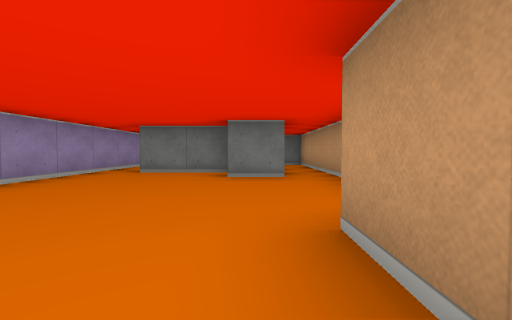
[1] (above)

15 first-person views from a walk through a cub3D level. The camera is about half as high as the walls, tilts 2° down and sees 90° across. The floor is counted in squares. Each view is taken from the middle of a square. On the plan, view 1 faces up. The plan holds only what a view shows up to about 9 squares ahead; the rest is blank.

[2]
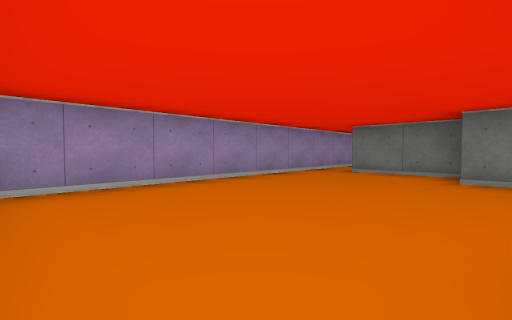

[3]
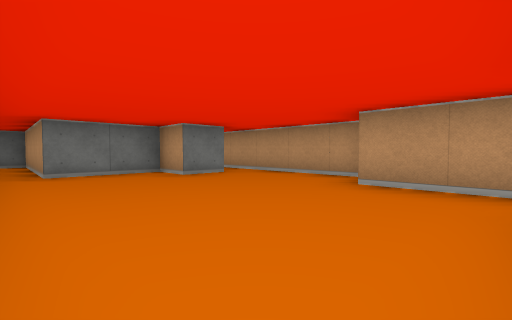

[4]
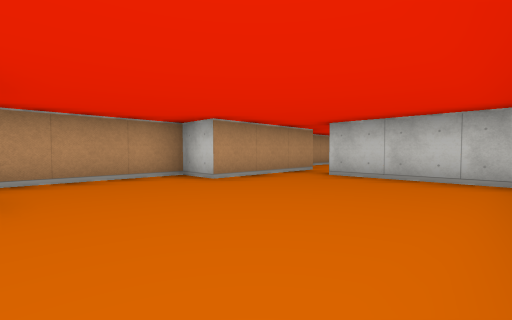

[5]
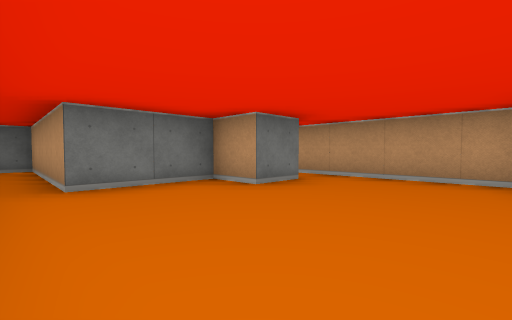

[6]
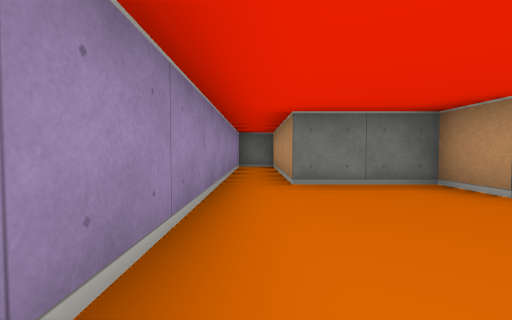

[7]
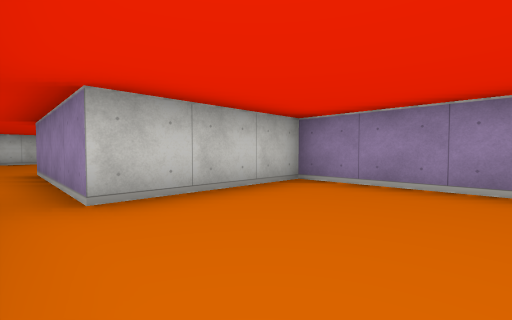

[8]
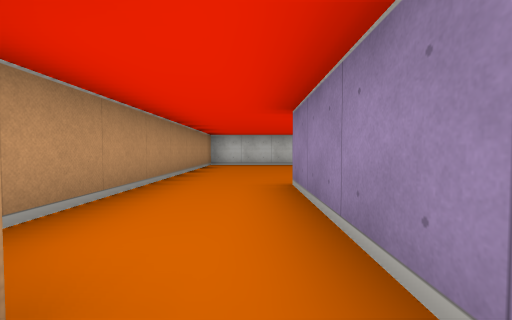

[9]
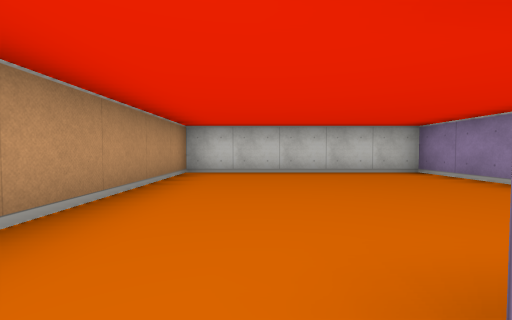

[10]
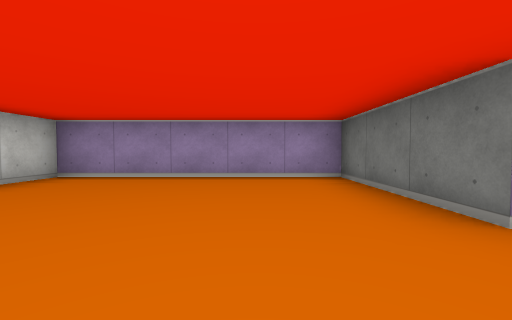

[11]
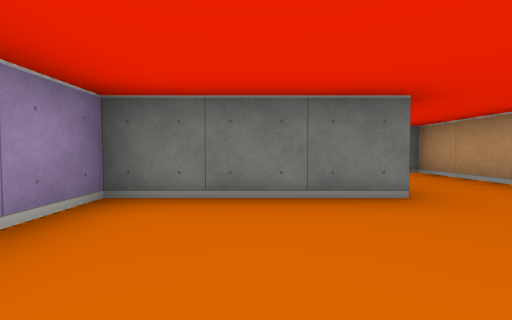

[12]
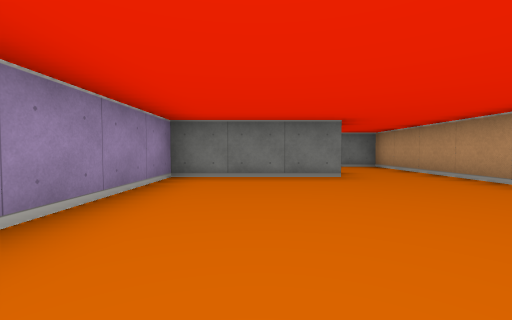

[13]
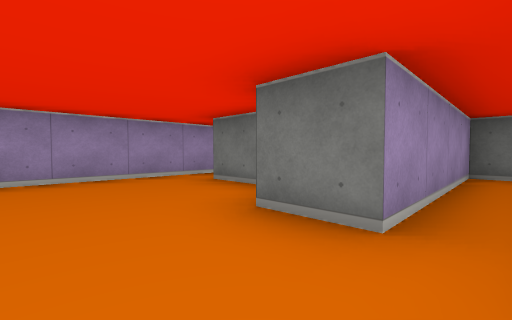

[14]
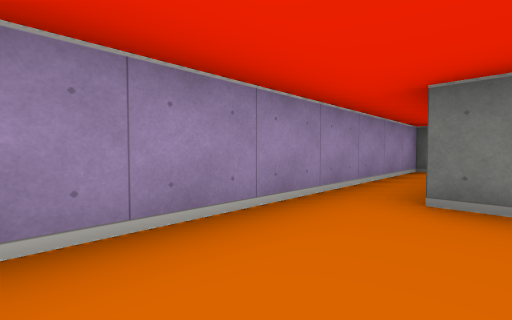

[15]
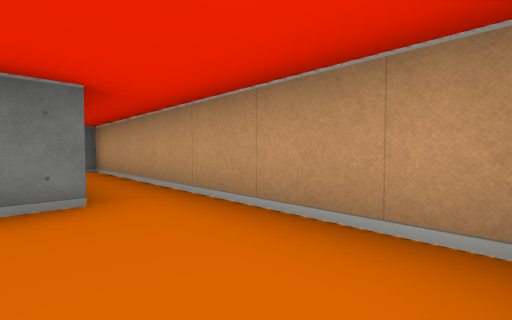

### Floor plan
Ten units are one square. View 1 is at (0, 0); x grows to the right and y downward. Boxes are objects, and circles mark ways between rooms. Rooms are numbered by the first view taken in them; rooms with no view inside come last. Other rooms are left out.
<svg viewBox="-40 -100 60 200">
<path fill="none" stroke="#000" d="M5 5 5 -15 15 -15 15 -85 5 -85 5 -45 -5 -45 -5 -55 -25 -55 -25 -95 -35 -95 -35 5 -5 5M-5 5 -5 45 -35 45 -35 95 15 95 15 15 5 15 5 5"/>
<circle cx="0" cy="0" r="3" fill="#2a7"/>
<text x="-10" y="-40">1</text>
<text x="-10" y="60">2</text>
</svg>
Room 1 opens to room 2.

Where each view was taken, in squares from view 1:
view 1: 0 up, 0 right, facing up
view 2: 0 up, 0 right, facing up-left
view 3: 0 up, 3 left, facing up-right
view 4: 4 up, 3 left, facing down-right
view 5: 2 up, 3 left, facing up-right
view 6: 2 up, 3 left, facing up
view 7: 2 up, 0 right, facing down-left
view 8: 1 down, 0 right, facing down
view 9: 4 down, 0 right, facing down
view 10: 6 down, 1 right, facing left
view 11: 7 down, 2 left, facing up
view 12: 9 down, 2 left, facing up
view 13: 3 up, 1 right, facing up-left
view 14: 3 up, 2 left, facing up-left
view 15: 2 up, 0 right, facing up-right
